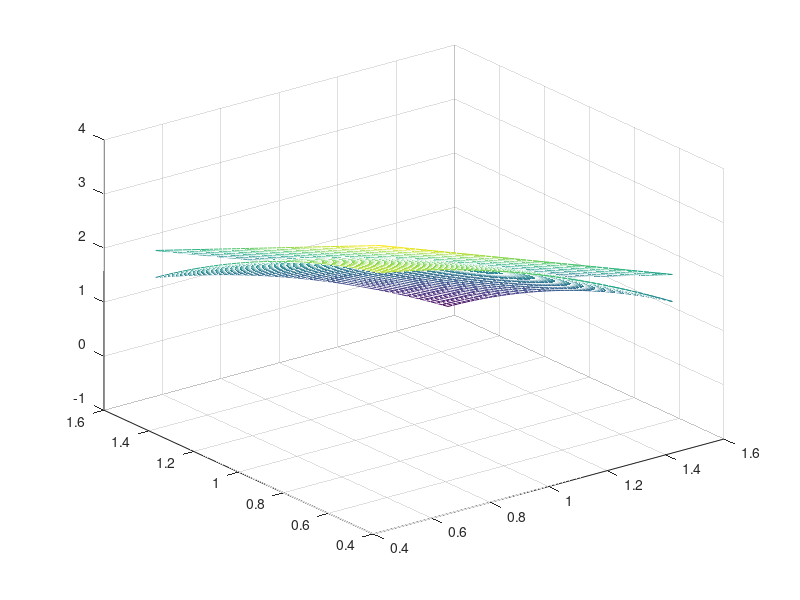

The MATLAB script that drew this image:
Ta=@(x,y) 2.*(-x-y+3);
fxy=@(x,y) 4-x.^2-y.^2;
r=0.5:0.02:1.5;
s=0.5:0.02:1.5;
[x,y]=meshgrid(r,s);
z=fxy(x,y);
mesh(x,y,z);
hold on;
z=Ta(x,y);
mesh(x,y,z);